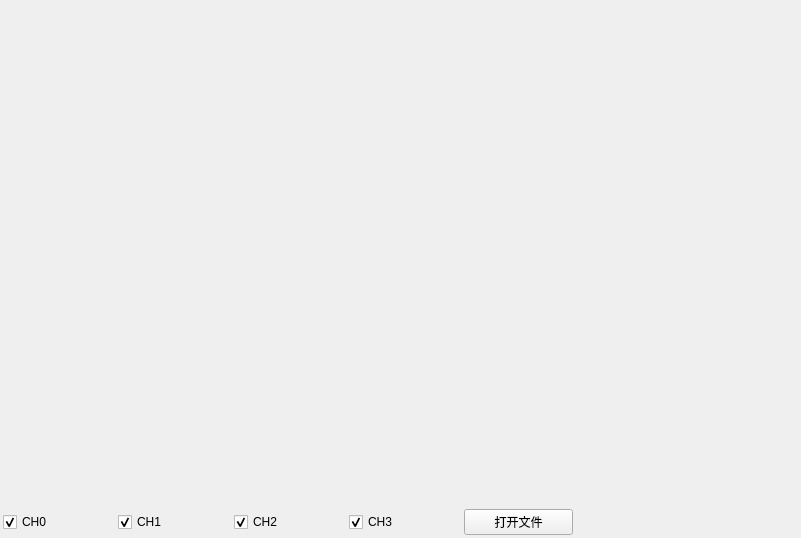
<?xml version="1.0" encoding="UTF-8"?>
<ui version="4.0">
 <class>MfcInQt_DemoClass</class>
 <widget class="QMainWindow" name="MfcInQt_DemoClass">
  <property name="geometry">
   <rect>
    <x>0</x>
    <y>0</y>
    <width>801</width>
    <height>532</height>
   </rect>
  </property>
  <property name="windowTitle">
   <string>MfcInQt_Demo</string>
  </property>
  <widget class="QWidget" name="centralWidget">
   <property name="sizePolicy">
    <sizepolicy hsizetype="Expanding" vsizetype="Expanding">
     <horstretch>0</horstretch>
     <verstretch>0</verstretch>
    </sizepolicy>
   </property>
   <layout class="QGridLayout" name="gridLayout">
    <property name="leftMargin">
     <number>3</number>
    </property>
    <property name="topMargin">
     <number>3</number>
    </property>
    <property name="rightMargin">
     <number>3</number>
    </property>
    <property name="bottomMargin">
     <number>3</number>
    </property>
    <item row="0" column="0">
     <layout class="QVBoxLayout" name="verticalLayout" stretch="9,1">
      <item>
       <widget class="QLabel" name="label">
        <property name="sizePolicy">
         <sizepolicy hsizetype="Expanding" vsizetype="Expanding">
          <horstretch>0</horstretch>
          <verstretch>0</verstretch>
         </sizepolicy>
        </property>
        <property name="minimumSize">
         <size>
          <width>790</width>
          <height>500</height>
         </size>
        </property>
        <property name="text">
         <string/>
        </property>
       </widget>
      </item>
      <item>
       <layout class="QHBoxLayout" name="horizontalLayout" stretch="1,1,1,1,1,2">
        <item>
         <widget class="QCheckBox" name="CH0">
          <property name="text">
           <string>CH0</string>
          </property>
          <property name="checked">
           <bool>true</bool>
          </property>
         </widget>
        </item>
        <item>
         <widget class="QCheckBox" name="CH1">
          <property name="text">
           <string>CH1</string>
          </property>
          <property name="checked">
           <bool>true</bool>
          </property>
         </widget>
        </item>
        <item>
         <widget class="QCheckBox" name="CH2">
          <property name="text">
           <string>CH2</string>
          </property>
          <property name="checked">
           <bool>true</bool>
          </property>
         </widget>
        </item>
        <item>
         <widget class="QCheckBox" name="CH3">
          <property name="text">
           <string>CH3</string>
          </property>
          <property name="checked">
           <bool>true</bool>
          </property>
         </widget>
        </item>
        <item>
         <widget class="QPushButton" name="open">
          <property name="text">
           <string>打开文件</string>
          </property>
         </widget>
        </item>
        <item>
         <widget class="QLabel" name="file">
          <property name="text">
           <string/>
          </property>
         </widget>
        </item>
       </layout>
      </item>
     </layout>
    </item>
   </layout>
  </widget>
 </widget>
 <layoutdefault spacing="6" margin="11"/>
 <resources>
  <include location="mfcinqt_demo.qrc"/>
 </resources>
 <connections>
  <connection>
   <sender>open</sender>
   <signal>clicked()</signal>
   <receiver>MfcInQt_DemoClass</receiver>
   <slot>openFile()</slot>
   <hints>
    <hint type="sourcelabel">
     <x>520</x>
     <y>521</y>
    </hint>
    <hint type="destinationlabel">
     <x>525</x>
     <y>536</y>
    </hint>
   </hints>
  </connection>
 </connections>
 <slots>
  <slot>openFile()</slot>
 </slots>
</ui>
